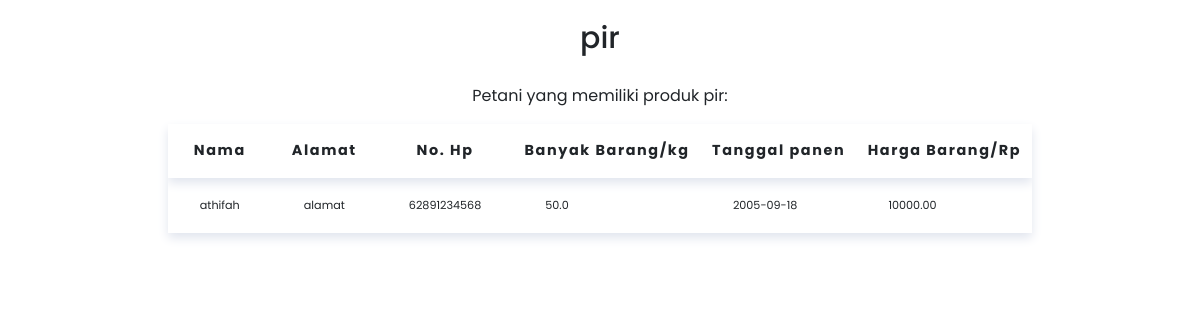
The page /postbarang.php?nama_barang=pir on the database its author committed.
### tables this page shows
CREATE TABLE `petani` (
  `id_petani` int(11) NOT NULL AUTO_INCREMENT,
  `petani_produk` varchar(255) NOT NULL,
  `nama` varchar(255) NOT NULL,
  `alamat` text NOT NULL,
  `nomor_hp` varchar(20) NOT NULL,
  CONSTRAINT petani_ID_PK PRIMARY KEY(id_petani)
);

CREATE TABLE `produk` (
  `id_produk` int(11) NOT NULL AUTO_INCREMENT,
  `nama_produk` varchar(255) NOT NULL,
  `berat_barang` float(5,1) NOT NULL,
  `tanggal_panen` date NULL DEFAULT CURRENT_DATE,
  `harga_barang` decimal(10,2) NOT NULL,
  CONSTRAINT produk_id_PK PRIMARY KEY(id_produk),
  CONSTRAINT produk_barangID_FK FOREIGN KEY(nama_produk) REFERENCES barang(nama_barang)
);

### postbarang.php (the view, shortened to what this page needs)
<?php
require 'config.php';
if (isset($_GET['nama_barang'])) {
    $produk = $_GET['nama_barang'];
    $q  = mysqli_query($conn, "SELECT * FROM petani WHERE petani_produk = '{$produk}'");
    $q2 = mysqli_query($conn, "SELECT * FROM produk WHERE nama_produk = '{$produk}'");
}
?>
<!DOCTYPE html>
<html lang="en">
<head>
	<link href="https://cdn.jsdelivr.net/npm/bootstrap@5.1.2/dist/css/bootstrap.min.css" rel="stylesheet">
    <link rel="stylesheet" href="css/liststyle.css">
</head>
<body>
	<div class="produc-title">
	<h1 class="list-title"><?= $produk; ?></h1>
    <p class="text-center">Petani yang memiliki produk <?= $produk; ?>:</p>
	</div>
	<div class="row justify-content-center">
    <div class="col-auto">
	<table>
	<thead>
		<tr class="text-center">
            <th scope="col">Nama</th>
            <th scope="col">Alamat</th>
            <th scope="col">No. Hp</th>
            <th scope="col">Banyak Barang/kg</th>
            <th scope="col">Tanggal panen</th>
            <th scope="col">Harga Barang/Rp</th>
		</tr>
	</thead>
	<tbody>
    <?php
		while($petani = mysqli_fetch_array($q)){
			echo "<tr>";
			echo "<td>".$petani['nama']."</td>";
			echo "<td>".$petani['alamat']."</td>";
			echo "<td>".$petani['nomor_hp']."</td>";
            $produkk = mysqli_fetch_array($q2);
            echo "<td>".$produkk['berat_barang']."</td>";
            echo "<td>".$produkk['tanggal_panen']."</td>";
			echo "<td>".$produkk['harga_barang']."</td>";
			echo "</tr>";
			}
		?>
    </tbody>
	</table>
	</div>
    </div>
</body>
</html>

### css/liststyle.css (style rules this page uses)
* { font-family: "poppins", sans-serif; }
table { border-collapse: collapse; box-shadow: 0 5px 10px #e1e5ee; background-color: white; overflow: hidden; }
thead { box-shadow: 0 5px 10px #e1e5ee; }
th { padding: 1rem 0.7rem; letter-spacing: 0.1rem; font-size: 0.9rem; font-weight: 700; }
td { padding: 1.2rem 2rem; font-size: 0.7rem; }
.list-title { text-align: center; font-size: 30px; padding-top: 20px; padding-bottom: 20px; }

### rows shown on the page
petani: nama "athifah", alamat "alamat", nomor_hp "62891234568", produk.berat_barang "50.0", produk.tanggal_panen "2005-09-18", produk.harga_barang "10000.00"

### other values the page prints
$produk "pir"
